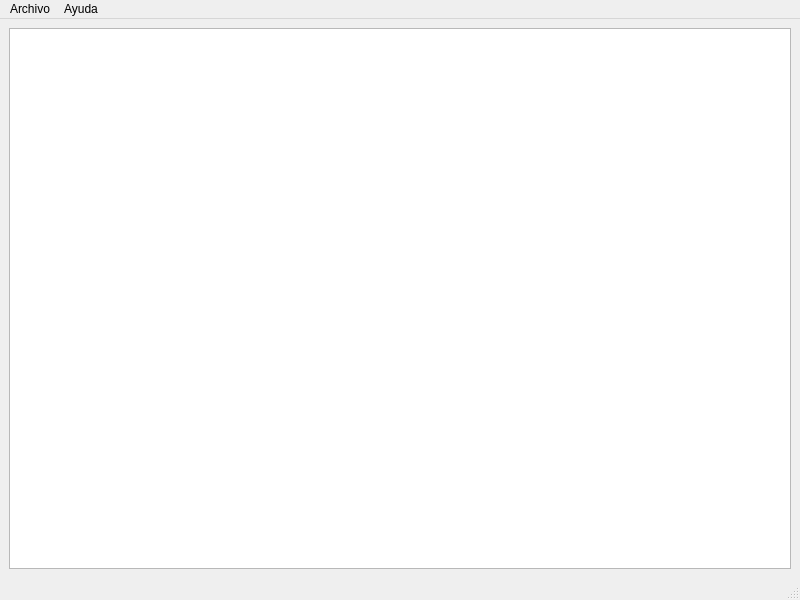
<?xml version="1.0" encoding="UTF-8"?>
<ui version="4.0">
 <class>MainWindow</class>
 <widget class="QMainWindow" name="MainWindow">
  <property name="geometry">
   <rect>
    <x>0</x>
    <y>0</y>
    <width>800</width>
    <height>600</height>
   </rect>
  </property>
  <property name="windowTitle">
   <string>Thermal Comfort 1.0</string>
  </property>
  <widget class="QWidget" name="centralwidget">
   <layout class="QGridLayout" name="gridLayout">
    <item row="0" column="0">
     <widget class="QTableWidget" name="photosTableWidget"/>
    </item>
   </layout>
  </widget>
  <widget class="QMenuBar" name="menubar">
   <property name="geometry">
    <rect>
     <x>0</x>
     <y>0</y>
     <width>800</width>
     <height>21</height>
    </rect>
   </property>
   <widget class="QMenu" name="menuArchivo">
    <property name="title">
     <string>Archivo</string>
    </property>
    <addaction name="actionTomar_fotos"/>
    <addaction name="separator"/>
    <addaction name="actionCargar_fotos"/>
   </widget>
   <widget class="QMenu" name="menuAyuda">
    <property name="title">
     <string>Ayuda</string>
    </property>
    <addaction name="actionAcerca_de"/>
   </widget>
   <addaction name="menuArchivo"/>
   <addaction name="menuAyuda"/>
  </widget>
  <widget class="QStatusBar" name="statusbar"/>
  <action name="actionAcerca_de">
   <property name="text">
    <string>Acerca de</string>
   </property>
  </action>
  <action name="actionTomar_fotos">
   <property name="text">
    <string>Tomar fotos</string>
   </property>
  </action>
  <action name="actionCargar_fotos">
   <property name="text">
    <string>Cargar fotos</string>
   </property>
  </action>
 </widget>
 <resources/>
 <connections/>
</ui>
